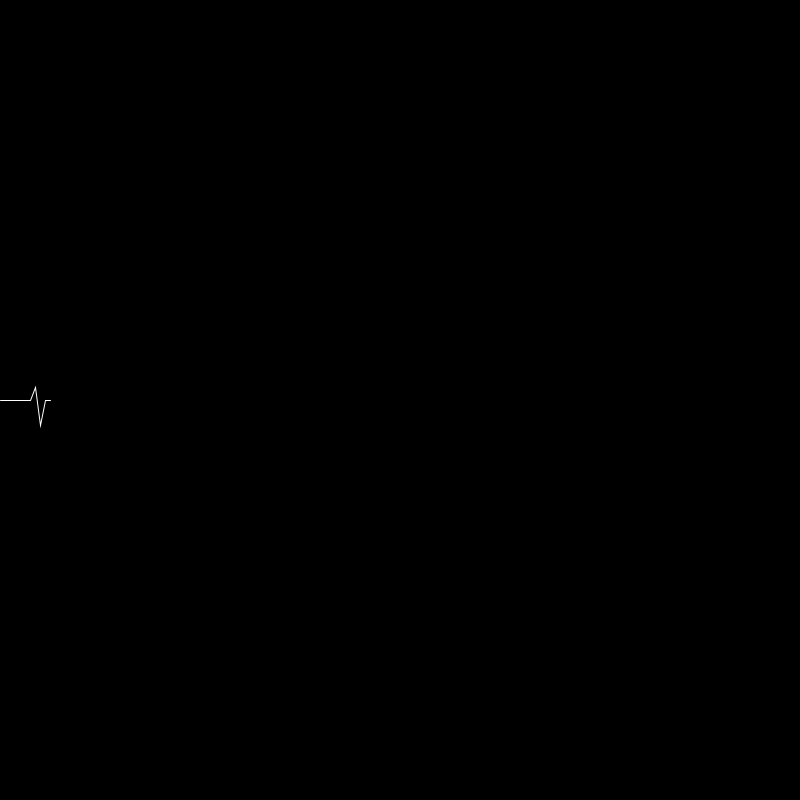
Frame 1 (no input)
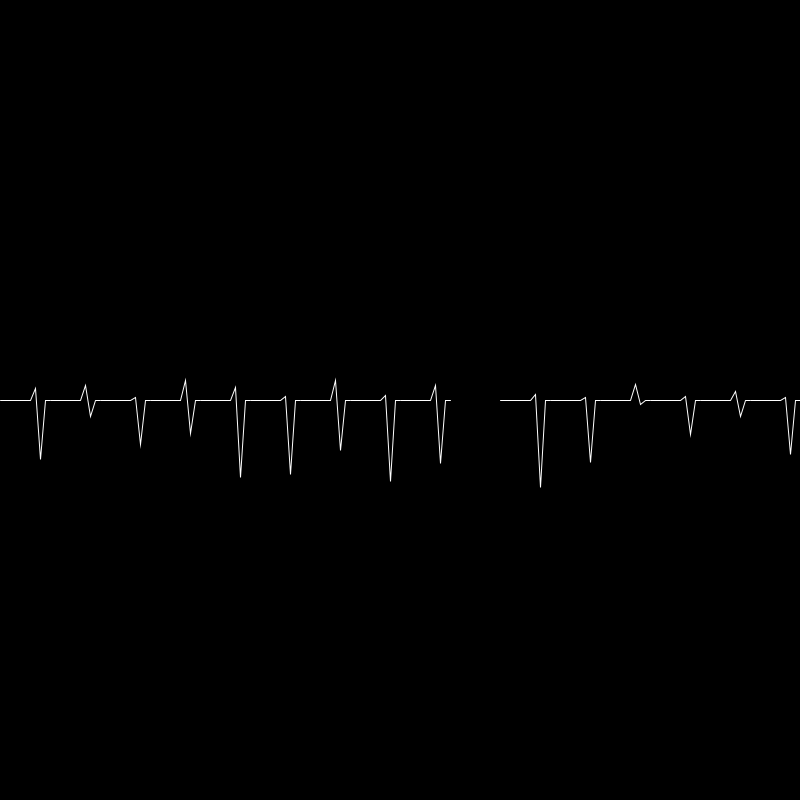
Frame 60 (the mouse pressed at the canvas centre just before this capture)
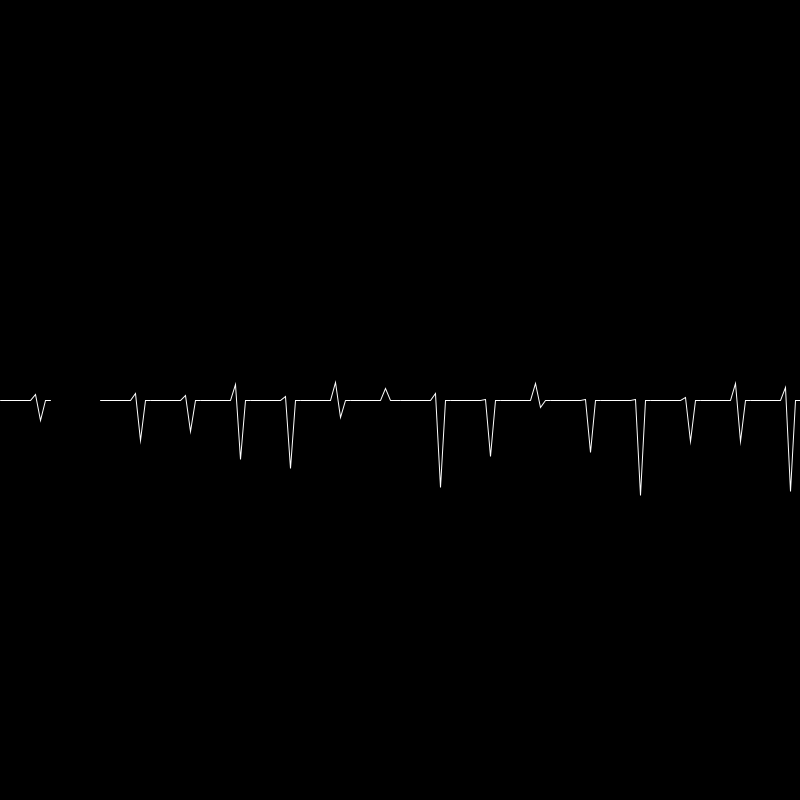
Frame 120 (the mouse held since frame 60 and released just before this capture)

The Processing sketch that drew these frames (run headless with seeded random() and noise(); from frame 60 on, the mouse is pressed at the canvas centre):

// Processing sketch: sketch_15
// ── sketch_15.pde
float x=0;
float y;
float y2;

void setup(){
  size(800,800);
  background(0);
}

void draw(){
  y=400-random(20);
  y2=400+random(100);
  fill(0);
  rect(x,height/2-100,100,200);
  delay(100);
  stroke(255);
  noFill();
  beginShape();
  vertex(x, height/2);
  vertex(x+=30, height/2);
  vertex(x+=5, y);
  vertex(x+=5, y2);
  vertex(x+=5, height/2);
  vertex(x+=5, height/2);
  endShape();
  noStroke();
  if(x>width) x=0;
  delay(50);
}
